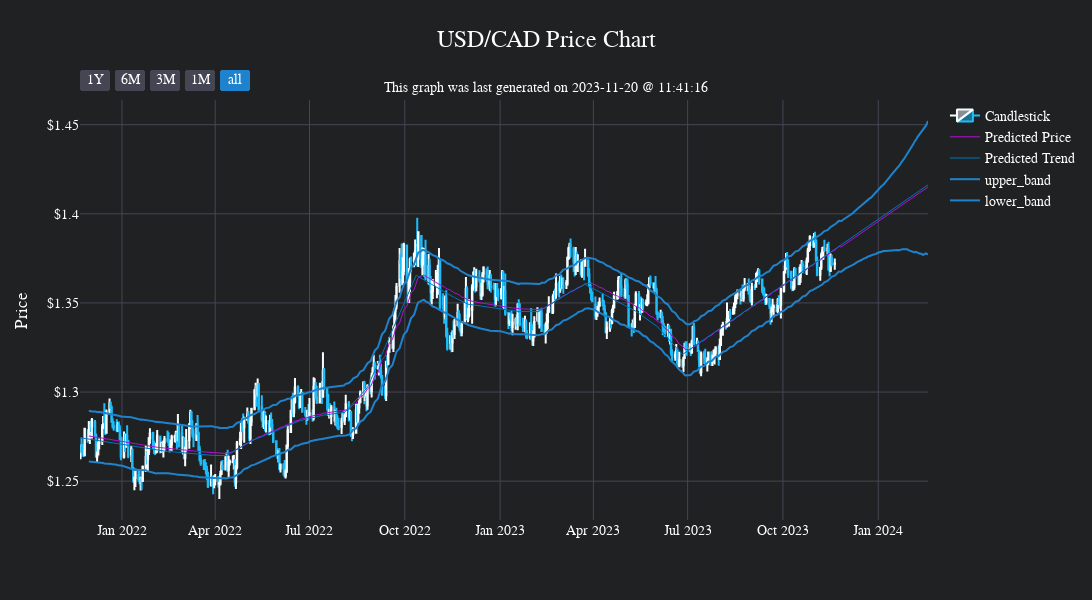

Notebook code for this chart:
### Code cell
monthly_data = df.copy()[['Close']]
monthly_data = forcasting_preparation(monthly_data)
monthly_data = forecast_data(monthly_data)
monthly_data = process_forecasted_data(monthly_data)
# use plotly_visualize_forecast to plot the data
plotly_visualize_forecast('USD/CAD', df, monthly_data, width=1200, height=600).show()

### Figure 1 — Plotly figure (JSON) as saved in the notebook; plotly's stock layout.template omitted (floating-point values rounded to 4 significant figures; data arrays with more than 128 entries replaced by an {"elided": "..."} marker saying what was removed)
{"data": [{"close": {"elided": "521 float values"}, "decreasing": {"line": {"color": "#1CBDFB"}}, "high": {"elided": "521 float values"}, "increasing": {"line": {"color": "#F6FEFF"}}, "low": {"elided": "521 float values"}, "name": "Candlestick", "open": {"elided": "521 float values"}, "type": "candlestick", "x": {"elided": "521 str values"}}, {"line": {"color": "#B111D6", "width": 1}, "name": "Predicted Price", "type": "scatter", "x": {"elided": "611 str values"}, "y": {"elided": "611 float values"}}, {"line": {"color": "#0074BA", "width": 1}, "name": "Predicted Trend", "type": "scatter", "x": {"elided": "611 str values"}, "y": {"elided": "611 float values"}}, {"line": {"color": "#1E82CD", "width": 2}, "name": "upper_band", "type": "scatter", "x": {"elided": "611 str values"}, "y": {"elided": "611 float values"}}, {"line": {"color": "#1E82CD", "width": 2}, "name": "lower_band", "type": "scatter", "x": {"elided": "611 str values"}, "y": {"elided": "611 float values"}}], "layout": {"annotations": [{"showarrow": false, "text": "This graph was last generated on 2023-11-20 @ 11:41:16", "x": 0.55, "xref": "paper", "y": 1.05, "yref": "paper"}], "font": {"color": "white", "family": "Rockwell", "size": 14}, "height": 600, "paper_bgcolor": "#202123", "plot_bgcolor": "#202123", "title": {"font": {"family": "Rockwell", "size": 24}, "text": "USD/CAD Price Chart", "x": 0.5, "y": 0.95}, "width": 1200, "xaxis": {"gridcolor": "#444654", "rangeselector": {"activecolor": "#1E82CD", "bgcolor": "#444654", "bordercolor": "#444654", "buttons": [{"count": 15, "label": "1Y", "step": "month", "stepmode": "todate"}, {"count": 9, "label": "6M", "step": "month", "stepmode": "todate"}, {"count": 6, "label": "3M", "step": "month", "stepmode": "todate"}, {"count": 4, "label": "1M", "step": "month", "stepmode": "todate"}, {"step": "all"}], "font": {"color": "white"}}, "rangeslider": {"visible": false}}, "yaxis": {"gridcolor": "#444654", "tickprefix": "$", "title": {"text": "Price"}}}}
